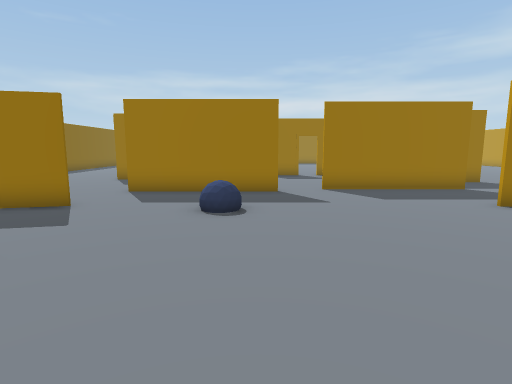
view 1 (above)

18 first-person views from a walk through a 3-D level made in the Unity game engine. The camera is 1.4 m above the floor, tilts 8° down and sees 80° across. The floor is counted in squares, 1 m on a side. Each view is taken from the middle of a square. On the plan, view 1 faces up. The plan holds only what a view shows up to about 14 squares ahead; the rest is blank. The place goes on beyond the plan. The player character is not drawn. Some surface patterns are stand-ins.

view 2
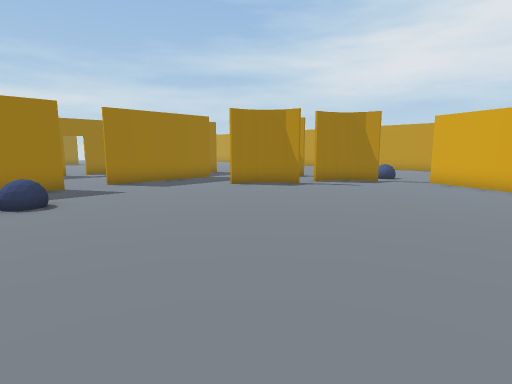

view 3
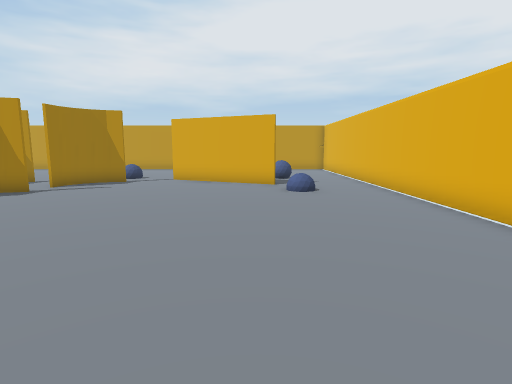

view 4
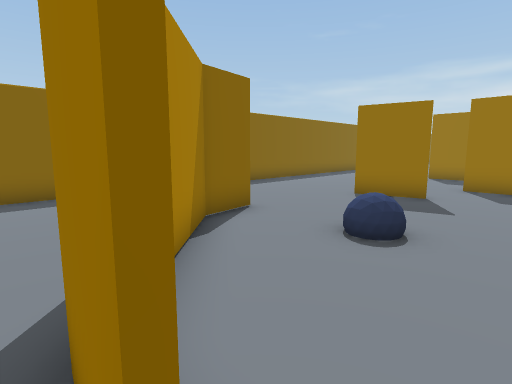

view 5
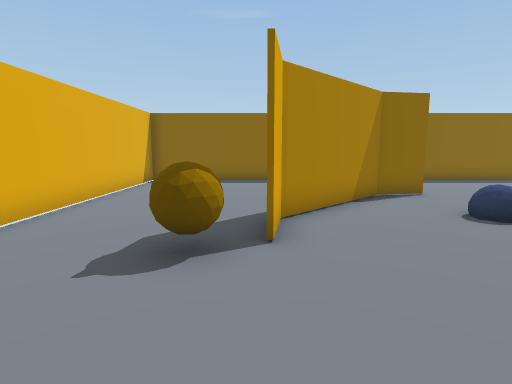

view 6
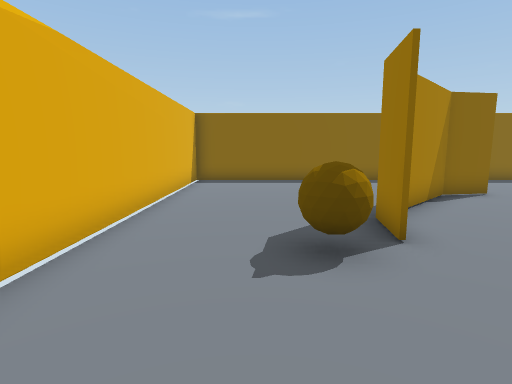

view 7
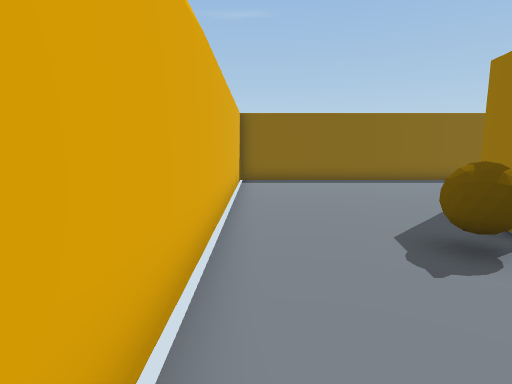

view 8
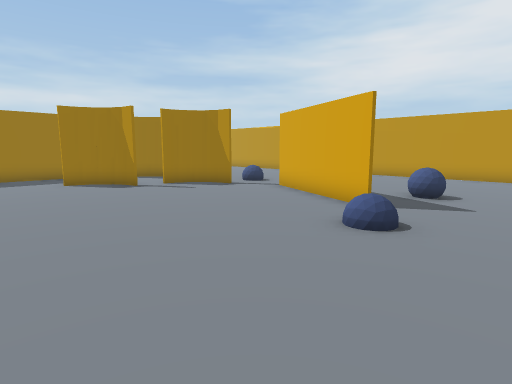

view 9
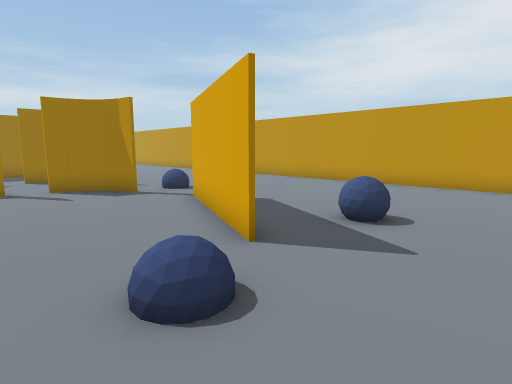

view 10
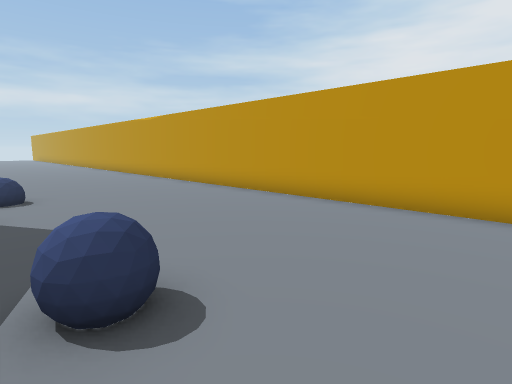

view 11
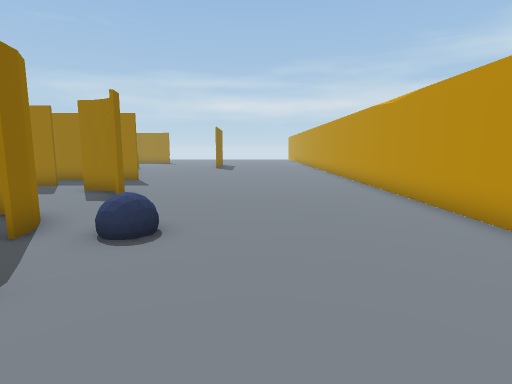

view 12
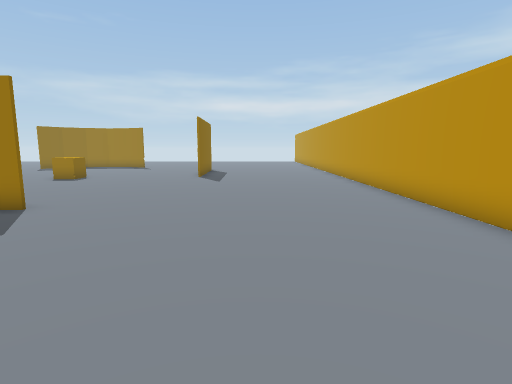

view 13
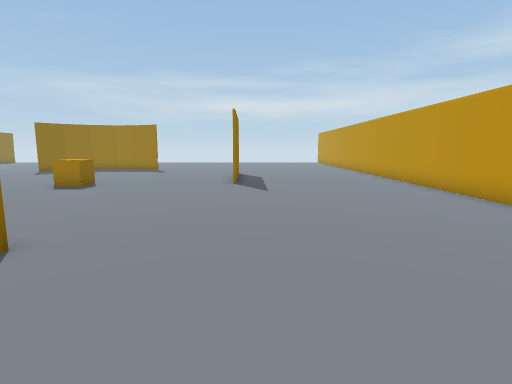

view 14
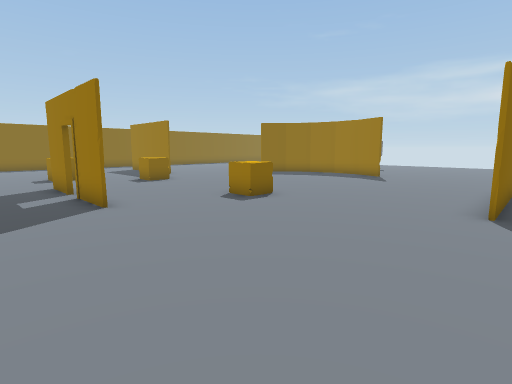

view 15
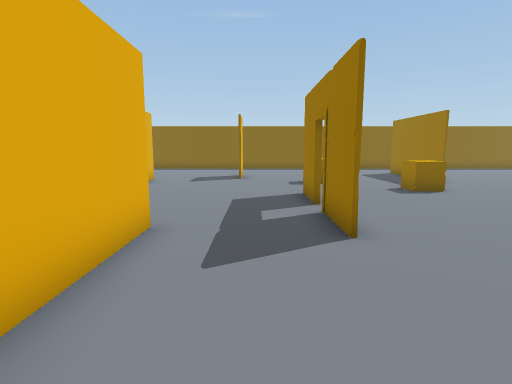

view 16
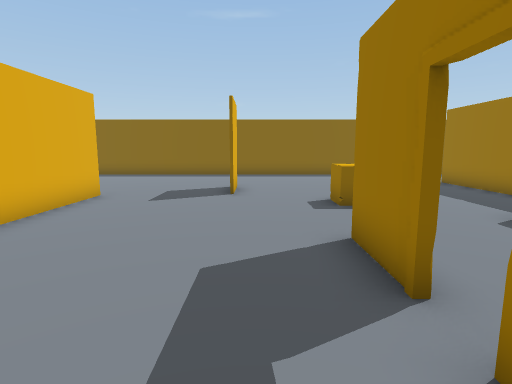

view 17
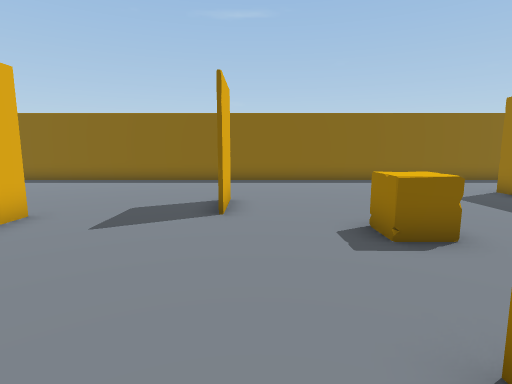

view 18
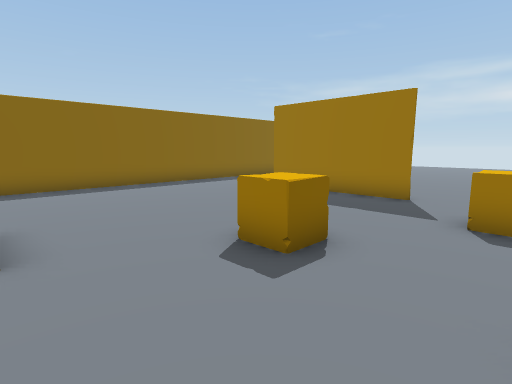

### Floor plan
Points are (right, up) in squares from view 1. A wall is a line through its corners. A room is listed if a view was taken in it or the views show most of it. See-through windows are left out.
Room 1 (views 1, 2, 3, 4, 5, 6, 7, 8, 9)
walls: (-2.4, -1.8) (-4.1, -1.6); (-7.4, 3.3) (-7.1, 1.7) (-4, -1.5) (-2.4, -1.7); (-4.5, 7.5) (-6.6, 7); (3.5, -6.7) (8.4, -6.7); (0.8, 10.1) (-4.4, 10.1); (8, 5.5) (7.8, 6.1) (7.6, 6.6) (7.2, 7) (6.6, 7.3) (6, 7.4); (10.1, -2.8) (12.2, 1.9); (11.1, 3.5) (11, 4.2) (10.7, 4.7) (10.3, 5.1) (9.8, 5.4) (9.2, 5.5); (7.4, 10.6) (2.2, 10.6); (-11.9, 4.5) (-11.9, -6.7) (1.2, -6.7)
ways out: opening at (-7.8, 5.9) to room 2; opening at (1.5, 10.5) to room 2; opening at (8.7, 2) to room 2
objects: other object (-4, 3); other object (-2, -3); other object (-1, 7)
Room 2 (views 10, 11, 12, 13, 14, 15, 16, 17, 18)
walls: (7.1, 13) (5.9, 13); (4.5, 13.1) (7.9, 13.1); (5.4, 16.5) (3.2, 16.5); (9.6, 13) (8.9, 13); (2.4, 16.5) (0.2, 16.5); (10.5, 8.8) (10.2, 9.1) (9.7, 9.3) (9.1, 9.4); (11, 8.2) (11.2, 7.5); (10.8, 4.9) (11.1, 4.3) (11.2, 3.5); (-5, 14.2) (-5.9, 14.2); (-4.4, 10.2) (-0.5, 10.2); (-6.5, 14.3) (-4.4, 14.3); (12.1, 25) (12.2, 21.4); (-2.9, 22.9) (-8, 22.9); (8.4, -6.7) (12.1, -6.7); (-11.9, 25.5) (-11.9, 4.5); (19.4, -5.5) (19.4, 23.1)
ways out: opening at (-7.8, 5.9) to room 1; opening at (1.5, 10.5) to room 1; opening at (8.7, 2) to room 1; gap at (2, 17)
objects: other object (-3, 17) to (-3, 18); other object (-1, 20) to (0, 21); other object (6, 20) to (6, 21); other object (13, -4) to (13, -3); other object (13, 4)

Where each view was taken, in squares from view 1:
view 1: 0 up, 0 right, facing up
view 2: 2 down, 2 left, facing up-right
view 3: 2 down, 2 left, facing right
view 4: 2 down, 2 left, facing up-left
view 5: 2 down, 2 right, facing left
view 6: 4 down, 2 right, facing left
view 7: 6 down, 2 right, facing left
view 8: 6 down, 3 right, facing up-right
view 9: 6 down, 7 right, facing up-right
view 10: 6 down, 12 right, facing up-right
view 11: 1 down, 15 right, facing up
view 12: 6 up, 15 right, facing up
view 13: 9 up, 13 right, facing up
view 14: 14 up, 13 right, facing up-left
view 15: 15 up, 10 right, facing left
view 16: 15 up, 5 right, facing left
view 17: 15 up, 2 right, facing left
view 18: 14 up, 0 right, facing up-left
